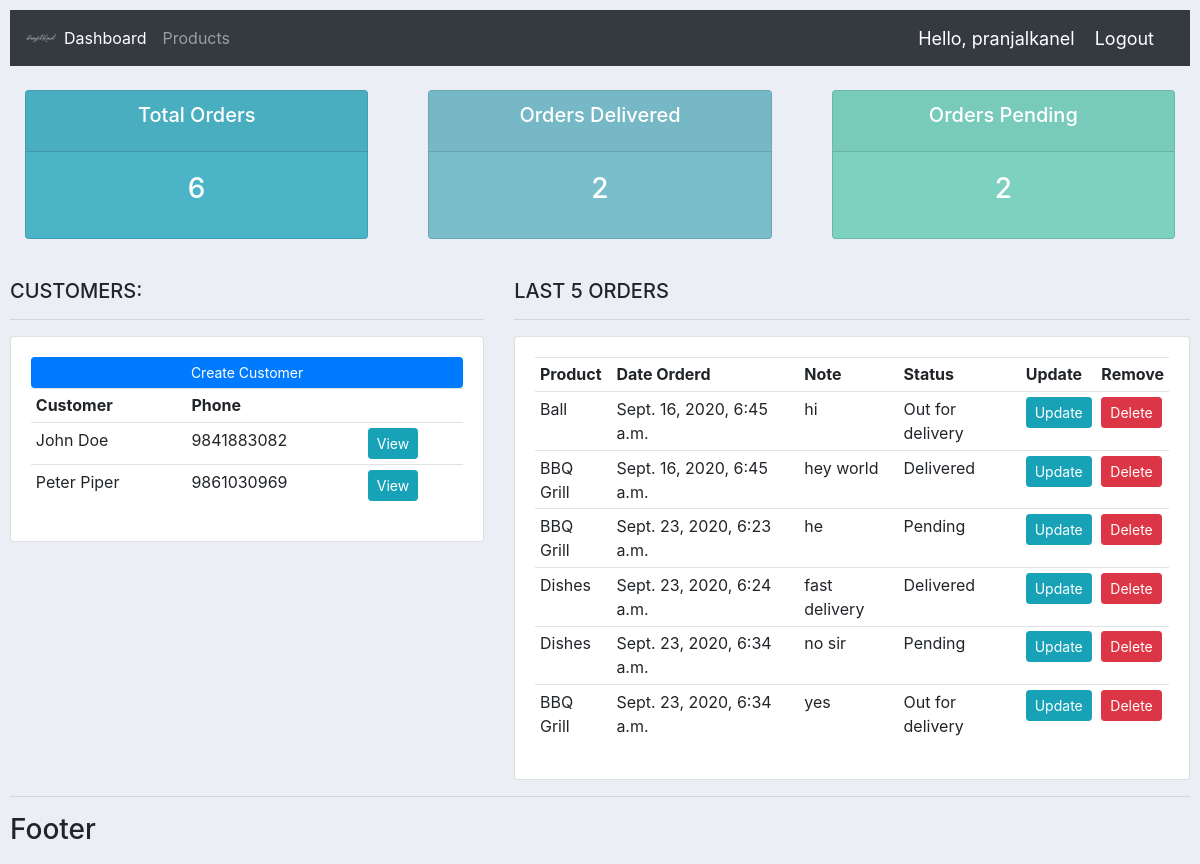
The app's page / (signed in), older data.
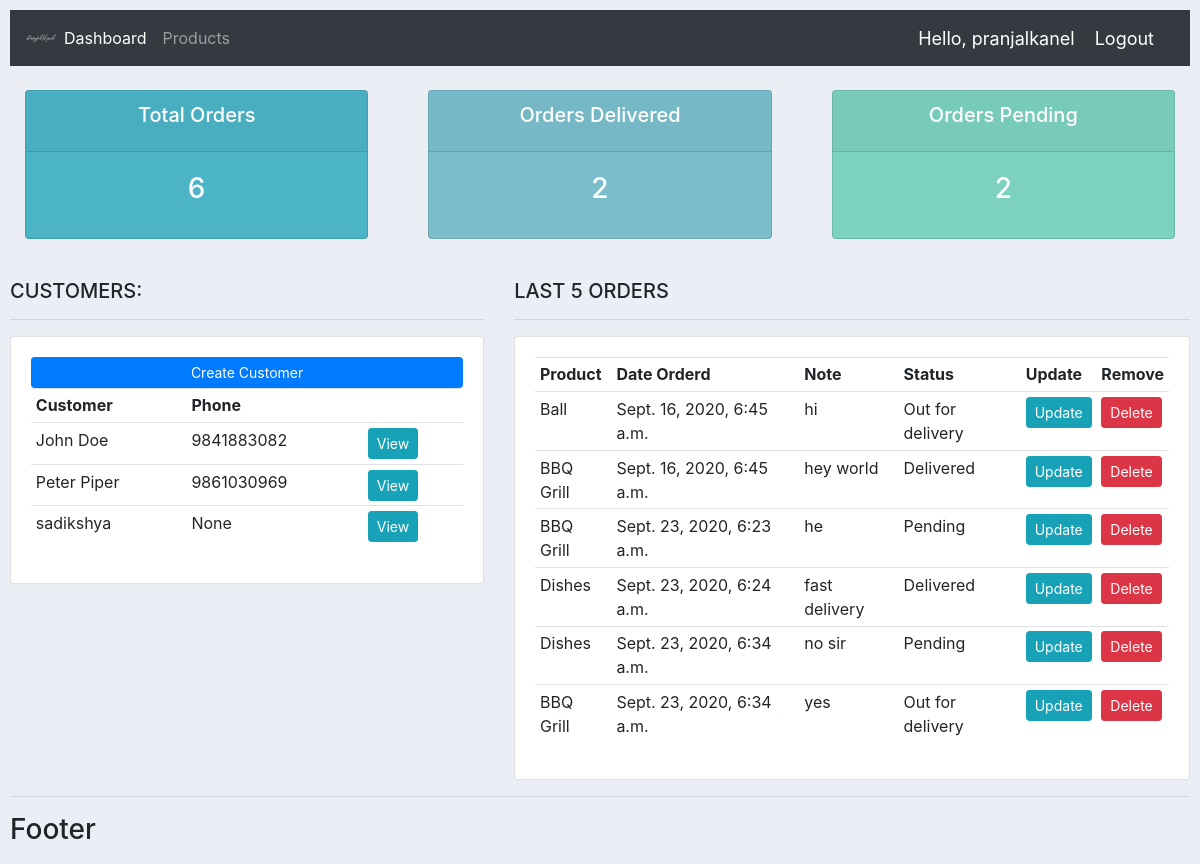
The same page, newer data.
### accounts/models.py (models this page shows, shortened)
class Customer(models.Model):
    user = models.OneToOneField(User, null=True, on_delete=models.CASCADE)
    name = models.CharField(max_length=200, null=True)
    phone = models.CharField(max_length=200, null=True)
    email = models.CharField(max_length=200, null=True)
    date_created = models.DateTimeField(auto_now_add=True)

class Order(models.Model):
    STATUS = (
        ('Pending', 'Pending'),
        ('Out for delivery', 'Out for delivery'),
        ('Delivered', 'Delivered'),
    )
    customer = models.ForeignKey(Customer, null=True, on_delete=models.SET_NULL)
    product =   models.ForeignKey(Product, null=True, on_delete=models.SET_NULL)
    date_created = models.DateTimeField(auto_now_add=True)
    status = models.CharField(max_length=200, null=True, choices=STATUS)
    note = models.CharField(max_length=1000, null=True)

class Product(models.Model):
    CATEGORY = (
        ('Indoor', 'Indoor'),
        ('Outdoor', 'Outdoor'),
    )
    name = models.CharField(max_length=200, null=True)
    price = models.FloatField(null=True)
    category = models.CharField(max_length=200, null=True, choices=CATEGORY)
    description = models.CharField(max_length=200, null=True, blank=True)
    date_created = models.DateTimeField(auto_now_add=True)
    tags = models.ManyToManyField(Tag)
    def __str__(self):
        return self.name

### accounts/decorators.py (the view)
    def wrapper_function(request, *args, **kwargs):
        group = None
        if request.user.groups.exists():
            group = request.user.groups.all()[0].name
        if group == 'customer':
            return redirect('user-page')
        if group == 'admin':
            return view_func(request,*args, **kwargs)

### accounts/views.py (called while the page is built)
@login_required(login_url='login')
@admin_only
def home(request):
    orders = Order.objects.all()
    customers = Customer.objects.all()
    total_orders = orders.count()
    delivered = orders.filter(status = 'Delivered').count()
    pending = orders.filter(status = 'Pending').count()
    context = {'orders': orders, 'customers': customers,
    'total_orders': total_orders, 'delivered':delivered, 'pending': pending,}
    return render(request,'accounts/dashboard.html', context)

### accounts/templates/accounts/dashboard.html (shortened to what this page needs)
{% extends 'accounts/main.html' %}
{% block content %}
    {%  include 'accounts/status.html' %}
    <br>
    <div class="row">
        <div class="col-md-5">
            <h5>CUSTOMERS:</h5>
            <hr>
            <div class="card card-body">
                <a class="btn btn-primary  btn-sm btn-block" href="">Create Customer</a>
                <table class="table table-sm">
                    <tr>
                        <th>Customer</th>
                        <th>Phone</th>
                        <th></th>
                    </tr>
                    {% for customer in customers %}
                    <tr>
                        <td>{{customer.name}}</td>
                        <td>{{customer.phone}}</td>
                        <td><a class="btn btn-sm btn-info" href="{% url 'customer' customer.id%}">View</a></td>
                    </tr>
                    {% endfor %}
                </table>
            </div>
        </div>
        <div class="col-md-7">
            <h5>LAST 5 ORDERS</h5>
            <hr>
            <div class="card card-body">
                <table class="table table-sm">
                    <tr>
                        <th>Product</th>
                        <th>Date Orderd</th>
                        <th>Note</th>
                        <th>Status</th>
                        <th>Update</th>
                        <th>Remove</th>
                    </tr>
                    {% for order in orders %}
                    <tr>
                        <td>{{order.product}}</td>
                        <td>{{order.date_created}}</td>
                        <td>{{order.note}}</td>
                        <td>{{order.status}}</td>
                        <td><a class="btn btn-sm btn-info" href="{% url 'update_order' order.id %}">Update</a></td>
                        <td><a class="btn btn-sm btn-danger " href="{% url 'delete_order' order.id %}">Delete</a></td>
                    </tr>
                    {% endfor %}
                </table>
            </div>
        </div>
    </div>
{% endblock %}

### accounts/templates/accounts/main.html (shortened to what this page needs)
{% load static %}
<!DOCTYPE html>
<html lang="en">
<head>
    <link rel="stylesheet" href="https://stackpath.bootstrapcdn.com/bootstrap/4.3.1/css/bootstrap.min.css">
    <link rel="stylesheet" type="text/css" href="{%static '/css/main.css' %}">
</head>
<body>
    {% include 'accounts/navbar.html' %}
    {% block content %}
    {% endblock %}
    <hr>
    <h3>Footer</h3>
</body>
</html>

### accounts/templates/accounts/navbar.html (shortened to what this page needs)
{% load static %}
<nav class="navbar navbar-expand-lg navbar-dark bg-dark">
    <img src="{% static 'images/logo.png' %}" alt="site logo" id="logo">
    <div class="collapse navbar-collapse" id="navbarNav">
      <ul class="navbar-nav">
        {% if request.user.is_staff %}
          <li class="nav-item active">
            <a class="nav-link" href="{% url 'home' %}">Dashboard<span class="sr-only">(current)</span></a>
          </li>
         <li class="nav-item">
           <a class="nav-link" href="{% url 'products' %}">Products</a>
         </li>
        {% endif %}
      </ul>
    </div>
    <span class="hello-msg">Hello, {{request.user}}</span>
    <span><a class="hello-msg" href="{% url 'logout' %}">Logout</a></span>
  </nav>

### accounts/templates/accounts/status.html
<br>
<div class="row">
	<div class="col">
		<div class="col-md">
			<div class="card text-center text-white  mb-3" id="total-orders">
			  	<div class="card-header">
			  		<h5 class="card-title">Total Orders</h5>
			  	</div>
			  	<div class="card-body">
			    	<h3 class="card-title">{{total_orders}}</h3>
			  	</div>
			</div>
		</div>
	</div>
	<div class="col">
		<div class="col-md">
			<div class="card text-center text-white  mb-3" id="orders-delivered">
			  	<div class="card-header">
			  		<h5 class="card-title">Orders Delivered</h5>
			  	</div>
			  	<div class="card-body">
			    	<h3 class="card-title">{{delivered}}</h3>
			  	</div>
			</div>
		</div>
	</div>
	<div class="col">
		<div class="col-md">
			<div class="card text-center text-white  mb-3" id="orders-pending">
			  	<div class="card-header">
			  		<h5 class="card-title">Orders Pending</h5>
			  	</div>
			  	<div class="card-body">
			    	<h3 class="card-title">{{pending}}</h3>
			  	</div>
			</div>
		</div>
	</div>
</div>

### static/css/main.css (style rules this page uses)
#logo { width: 30px; }
body { background-color: #ebeff5; padding: 10px; }
#total-orders { background-color: #4cb4c7; }
#orders-delivered { background-color: #7abecc; }
#orders-pending { background-color: #7cd1c0; }

### accounts/templates/accounts/navbar.html (style rules this page uses)
.hello-msg { font-size: 18px; color: #fff; margin-right: 20px }

Row changes from the older to the newer data that the page shows:
added Customer: name "sadikshya", phone "None"
